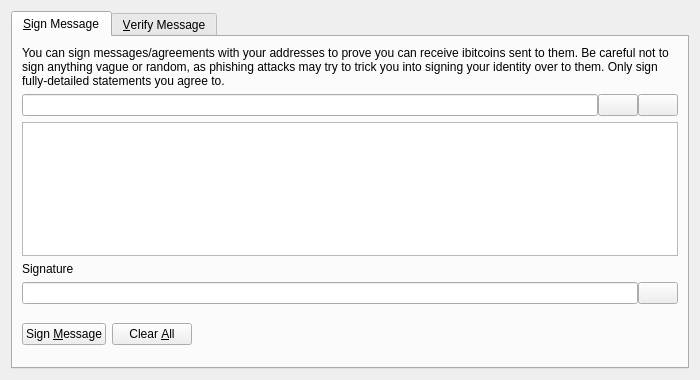
<?xml version="1.0" encoding="UTF-8"?>
<ui version="4.0">
 <class>SignVerifyMessageDialog</class>
 <widget class="QDialog" name="SignVerifyMessageDialog">
  <property name="geometry">
   <rect>
    <x>0</x>
    <y>0</y>
    <width>700</width>
    <height>380</height>
   </rect>
  </property>
  <property name="windowTitle">
   <string>Signatures - Sign / Verify a Message</string>
  </property>
  <property name="modal">
   <bool>true</bool>
  </property>
  <layout class="QVBoxLayout" name="verticalLayout">
   <item>
    <widget class="QTabWidget" name="tabWidget">
     <property name="currentIndex">
      <number>0</number>
     </property>
     <widget class="QWidget" name="tabSignMessage">
      <attribute name="title">
       <string>&amp;Sign Message</string>
      </attribute>
      <layout class="QVBoxLayout" name="verticalLayout_SM">
       <item>
        <widget class="QLabel" name="infoLabel_SM">
         <property name="text">
          <string>You can sign messages/agreements with your addresses to prove you can receive ibitcoins sent to them. Be careful not to sign anything vague or random, as phishing attacks may try to trick you into signing your identity over to them. Only sign fully-detailed statements you agree to.</string>
         </property>
         <property name="textFormat">
          <enum>Qt::PlainText</enum>
         </property>
         <property name="wordWrap">
          <bool>true</bool>
         </property>
        </widget>
       </item>
       <item>
        <layout class="QHBoxLayout" name="horizontalLayout_1_SM">
         <property name="spacing">
          <number>0</number>
         </property>
         <item>
          <widget class="QValidatedLineEdit" name="addressIn_SM">
           <property name="toolTip">
            <string>The Ibitcoin address to sign the message with</string>
           </property>
          </widget>
         </item>
         <item>
          <widget class="QPushButton" name="addressBookButton_SM">
           <property name="toolTip">
            <string>Choose previously used address</string>
           </property>
           <property name="text">
            <string/>
           </property>
           <property name="icon">
            <iconset resource="../bitcoin.qrc">
             <normaloff>:/icons/address-book</normaloff>:/icons/address-book</iconset>
           </property>
           <property name="shortcut">
            <string>Alt+A</string>
           </property>
           <property name="autoDefault">
            <bool>false</bool>
           </property>
          </widget>
         </item>
         <item>
          <widget class="QPushButton" name="pasteButton_SM">
           <property name="toolTip">
            <string>Paste address from clipboard</string>
           </property>
           <property name="text">
            <string/>
           </property>
           <property name="icon">
            <iconset resource="../bitcoin.qrc">
             <normaloff>:/icons/editpaste</normaloff>:/icons/editpaste</iconset>
           </property>
           <property name="shortcut">
            <string>Alt+P</string>
           </property>
           <property name="autoDefault">
            <bool>false</bool>
           </property>
          </widget>
         </item>
        </layout>
       </item>
       <item>
        <widget class="QPlainTextEdit" name="messageIn_SM">
         <property name="toolTip">
          <string>Enter the message you want to sign here</string>
         </property>
        </widget>
       </item>
       <item>
        <widget class="QLabel" name="signatureLabel_SM">
         <property name="text">
          <string>Signature</string>
         </property>
         <property name="textFormat">
          <enum>Qt::PlainText</enum>
         </property>
        </widget>
       </item>
       <item>
        <layout class="QHBoxLayout" name="horizontalLayout_2_SM">
         <property name="spacing">
          <number>0</number>
         </property>
         <item>
          <widget class="QLineEdit" name="signatureOut_SM">
           <property name="font">
            <font>
             <italic>true</italic>
            </font>
           </property>
           <property name="readOnly">
            <bool>true</bool>
           </property>
          </widget>
         </item>
         <item>
          <widget class="QPushButton" name="copySignatureButton_SM">
           <property name="toolTip">
            <string>Copy the current signature to the system clipboard</string>
           </property>
           <property name="text">
            <string/>
           </property>
           <property name="icon">
            <iconset resource="../bitcoin.qrc">
             <normaloff>:/icons/editcopy</normaloff>:/icons/editcopy</iconset>
           </property>
           <property name="autoDefault">
            <bool>false</bool>
           </property>
          </widget>
         </item>
        </layout>
       </item>
       <item>
        <layout class="QHBoxLayout" name="horizontalLayout_3_SM">
         <item>
          <widget class="QPushButton" name="signMessageButton_SM">
           <property name="toolTip">
            <string>Sign the message to prove you own this Ibitcoin address</string>
           </property>
           <property name="text">
            <string>Sign &amp;Message</string>
           </property>
           <property name="icon">
            <iconset resource="../bitcoin.qrc">
             <normaloff>:/icons/edit</normaloff>:/icons/edit</iconset>
           </property>
           <property name="autoDefault">
            <bool>false</bool>
           </property>
          </widget>
         </item>
         <item>
          <widget class="QPushButton" name="clearButton_SM">
           <property name="toolTip">
            <string>Reset all sign message fields</string>
           </property>
           <property name="text">
            <string>Clear &amp;All</string>
           </property>
           <property name="icon">
            <iconset resource="../bitcoin.qrc">
             <normaloff>:/icons/remove</normaloff>:/icons/remove</iconset>
           </property>
           <property name="autoDefault">
            <bool>false</bool>
           </property>
          </widget>
         </item>
         <item>
          <spacer name="horizontalSpacer_1_SM">
           <property name="orientation">
            <enum>Qt::Horizontal</enum>
           </property>
           <property name="sizeHint" stdset="0">
            <size>
             <width>40</width>
             <height>48</height>
            </size>
           </property>
          </spacer>
         </item>
         <item>
          <widget class="QLabel" name="statusLabel_SM">
           <property name="font">
            <font>
             <weight>75</weight>
             <bold>true</bold>
            </font>
           </property>
           <property name="text">
            <string/>
           </property>
           <property name="wordWrap">
            <bool>true</bool>
           </property>
          </widget>
         </item>
         <item>
          <spacer name="horizontalSpacer_2_SM">
           <property name="orientation">
            <enum>Qt::Horizontal</enum>
           </property>
           <property name="sizeHint" stdset="0">
            <size>
             <width>40</width>
             <height>48</height>
            </size>
           </property>
          </spacer>
         </item>
        </layout>
       </item>
      </layout>
     </widget>
     <widget class="QWidget" name="tabVerifyMessage">
      <attribute name="title">
       <string>&amp;Verify Message</string>
      </attribute>
      <layout class="QVBoxLayout" name="verticalLayout_VM">
       <item>
        <widget class="QLabel" name="infoLabel_VM">
         <property name="text">
          <string>Enter the receiver's address, message (ensure you copy line breaks, spaces, tabs, etc. exactly) and signature below to verify the message. Be careful not to read more into the signature than what is in the signed message itself, to avoid being tricked by a man-in-the-middle attack. Note that this only proves the signing party receives with the address, it cannot prove sendership of any transaction!</string>
         </property>
         <property name="textFormat">
          <enum>Qt::PlainText</enum>
         </property>
         <property name="alignment">
          <set>Qt::AlignLeading|Qt::AlignLeft|Qt::AlignTop</set>
         </property>
         <property name="wordWrap">
          <bool>true</bool>
         </property>
        </widget>
       </item>
       <item>
        <layout class="QHBoxLayout" name="horizontalLayout_1_VM">
         <property name="spacing">
          <number>0</number>
         </property>
         <item>
          <widget class="QValidatedLineEdit" name="addressIn_VM">
           <property name="toolTip">
            <string>The Ibitcoin address the message was signed with</string>
           </property>
          </widget>
         </item>
         <item>
          <widget class="QPushButton" name="addressBookButton_VM">
           <property name="toolTip">
            <string>Choose previously used address</string>
           </property>
           <property name="text">
            <string/>
           </property>
           <property name="icon">
            <iconset resource="../bitcoin.qrc">
             <normaloff>:/icons/address-book</normaloff>:/icons/address-book</iconset>
           </property>
           <property name="shortcut">
            <string>Alt+A</string>
           </property>
           <property name="autoDefault">
            <bool>false</bool>
           </property>
          </widget>
         </item>
        </layout>
       </item>
       <item>
        <widget class="QPlainTextEdit" name="messageIn_VM"/>
       </item>
       <item>
        <widget class="QValidatedLineEdit" name="signatureIn_VM"/>
       </item>
       <item>
        <layout class="QHBoxLayout" name="horizontalLayout_2_VM">
         <item>
          <widget class="QPushButton" name="verifyMessageButton_VM">
           <property name="toolTip">
            <string>Verify the message to ensure it was signed with the specified Ibitcoin address</string>
           </property>
           <property name="text">
            <string>Verify &amp;Message</string>
           </property>
           <property name="icon">
            <iconset resource="../bitcoin.qrc">
             <normaloff>:/icons/transaction_0</normaloff>:/icons/transaction_0</iconset>
           </property>
           <property name="autoDefault">
            <bool>false</bool>
           </property>
          </widget>
         </item>
         <item>
          <widget class="QPushButton" name="clearButton_VM">
           <property name="toolTip">
            <string>Reset all verify message fields</string>
           </property>
           <property name="text">
            <string>Clear &amp;All</string>
           </property>
           <property name="icon">
            <iconset resource="../bitcoin.qrc">
             <normaloff>:/icons/remove</normaloff>:/icons/remove</iconset>
           </property>
           <property name="autoDefault">
            <bool>false</bool>
           </property>
          </widget>
         </item>
         <item>
          <spacer name="horizontalSpacer_1_VM">
           <property name="orientation">
            <enum>Qt::Horizontal</enum>
           </property>
           <property name="sizeHint" stdset="0">
            <size>
             <width>40</width>
             <height>48</height>
            </size>
           </property>
          </spacer>
         </item>
         <item>
          <widget class="QLabel" name="statusLabel_VM">
           <property name="font">
            <font>
             <weight>75</weight>
             <bold>true</bold>
            </font>
           </property>
           <property name="text">
            <string/>
           </property>
           <property name="wordWrap">
            <bool>true</bool>
           </property>
          </widget>
         </item>
         <item>
          <spacer name="horizontalSpacer_2_VM">
           <property name="orientation">
            <enum>Qt::Horizontal</enum>
           </property>
           <property name="sizeHint" stdset="0">
            <size>
             <width>40</width>
             <height>48</height>
            </size>
           </property>
          </spacer>
         </item>
        </layout>
       </item>
      </layout>
     </widget>
    </widget>
   </item>
  </layout>
 </widget>
 <customwidgets>
  <customwidget>
   <class>QValidatedLineEdit</class>
   <extends>QLineEdit</extends>
   <header>qvalidatedlineedit.h</header>
  </customwidget>
 </customwidgets>
 <resources>
  <include location="../bitcoin.qrc"/>
 </resources>
 <connections/>
</ui>
